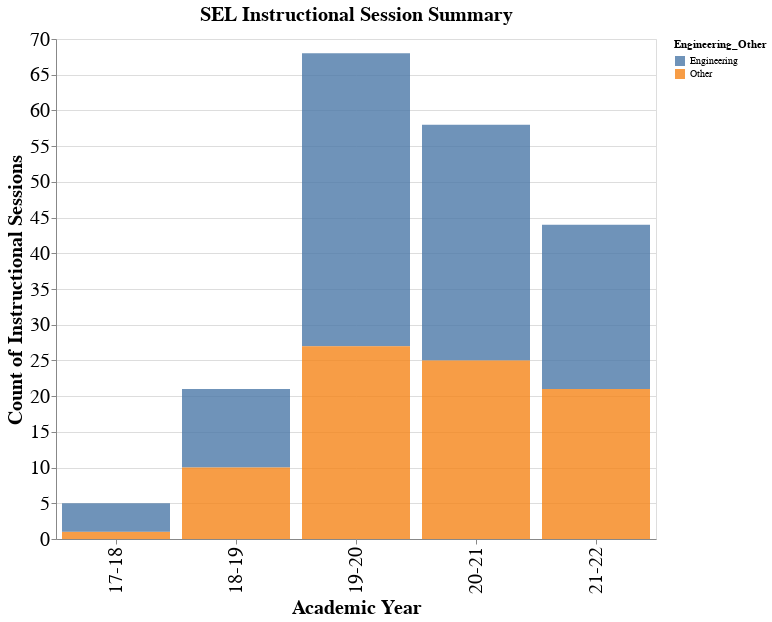

Notebook source saved alongside this figure:
### Code cell
bars = alt.Chart(df, title='SEL Instructional Session Summary').mark_bar(opacity=0.8).encode(
    x=alt.X('Academic Year:O'),
    y=alt.Y('count(Academic Year):Q',title="Count of Instructional Sessions"),
    color='Engineering_Other:N',
    tooltip=['count(Academic Year):Q']
).configure_axis(
    labelFontSize=20,
    titleFontSize=20
)



(bars).properties(height=500, width=600).configure_title(fontSize=20)

### Figure 1 — Vega-Lite specification as saved in the notebook (floating-point values rounded to 4 significant figures; data arrays with more than 128 entries replaced by an {"elided": "..."} marker saying what was removed)
{"config": {"view": {"continuousWidth": 400, "continuousHeight": 300}, "axis": {"labelFontSize": 20, "titleFontSize": 20}, "title": {"fontSize": 20}}, "data": {"name": "data-32a9dca18205fa1d13603c7c1c4f865b"}, "mark": {"type": "bar", "opacity": 0.8}, "encoding": {"color": {"type": "nominal", "field": "Engineering_Other"}, "tooltip": [{"type": "quantitative", "aggregate": "count", "field": "Academic Year"}], "x": {"type": "ordinal", "field": "Academic Year"}, "y": {"type": "quantitative", "aggregate": "count", "field": "Academic Year", "title": "Count of Instructional Sessions"}}, "height": 500, "title": "SEL Instructional Session Summary", "width": 600, "$schema": "https://vega.github.io/schema/vega-lite/v4.8.1.json", "datasets": {"data-32a9dca18205fa1d13603c7c1c4f865b": {"elided": "196 records"}}}
